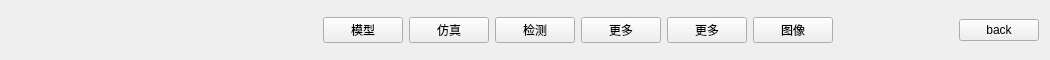
<?xml version="1.0" encoding="UTF-8"?>
<ui version="4.0">
 <class>BottomWidget</class>
 <widget class="QWidget" name="BottomWidget">
  <property name="geometry">
   <rect>
    <x>0</x>
    <y>0</y>
    <width>1044</width>
    <height>60</height>
   </rect>
  </property>
  <property name="windowTitle">
   <string notr="true">Form</string>
  </property>
  <layout class="QHBoxLayout" name="horizontalLayout">
   <property name="topMargin">
    <number>5</number>
   </property>
   <property name="bottomMargin">
    <number>5</number>
   </property>
   <item>
    <widget class="MySwitchWidget" name="widget" native="true">
     <property name="minimumSize">
      <size>
       <width>150</width>
       <height>50</height>
      </size>
     </property>
    </widget>
   </item>
   <item>
    <widget class="MySwitchWidget" name="widget_2" native="true">
     <property name="minimumSize">
      <size>
       <width>150</width>
       <height>50</height>
      </size>
     </property>
    </widget>
   </item>
   <item>
    <spacer name="horizontalSpacer_2">
     <property name="orientation">
      <enum>Qt::Horizontal</enum>
     </property>
     <property name="sizeHint" stdset="0">
      <size>
       <width>40</width>
       <height>20</height>
      </size>
     </property>
    </spacer>
   </item>
   <item>
    <widget class="QPushButton" name="ipcClassBtn">
     <property name="focusPolicy">
      <enum>Qt::NoFocus</enum>
     </property>
     <property name="styleSheet">
      <string notr="true"/>
     </property>
     <property name="text">
      <string notr="true">模型</string>
     </property>
    </widget>
   </item>
   <item>
    <widget class="QPushButton" name="simulateBtn">
     <property name="focusPolicy">
      <enum>Qt::NoFocus</enum>
     </property>
     <property name="styleSheet">
      <string notr="true"/>
     </property>
     <property name="text">
      <string notr="true">仿真</string>
     </property>
    </widget>
   </item>
   <item>
    <widget class="QPushButton" name="vavletest">
     <property name="focusPolicy">
      <enum>Qt::NoFocus</enum>
     </property>
     <property name="styleSheet">
      <string notr="true"/>
     </property>
     <property name="text">
      <string notr="true">检测</string>
     </property>
    </widget>
   </item>
   <item>
    <widget class="QPushButton" name="moreBtn">
     <property name="focusPolicy">
      <enum>Qt::NoFocus</enum>
     </property>
     <property name="styleSheet">
      <string notr="true"/>
     </property>
     <property name="text">
      <string notr="true">更多</string>
     </property>
    </widget>
   </item>
   <item>
    <widget class="QPushButton" name="moreBtn_2">
     <property name="focusPolicy">
      <enum>Qt::NoFocus</enum>
     </property>
     <property name="styleSheet">
      <string notr="true"/>
     </property>
     <property name="text">
      <string notr="true">更多</string>
     </property>
    </widget>
   </item>
   <item>
    <widget class="QPushButton" name="imgPageCut">
     <property name="text">
      <string notr="true">图像</string>
     </property>
    </widget>
   </item>
   <item>
    <widget class="QWidget" name="widget_3" native="true">
     <property name="minimumSize">
      <size>
       <width>200</width>
       <height>50</height>
      </size>
     </property>
     <layout class="QHBoxLayout" name="horizontalLayout_2">
      <property name="topMargin">
       <number>0</number>
      </property>
      <property name="rightMargin">
       <number>0</number>
      </property>
      <property name="bottomMargin">
       <number>0</number>
      </property>
      <item>
       <spacer name="horizontalSpacer_3">
        <property name="orientation">
         <enum>Qt::Horizontal</enum>
        </property>
        <property name="sizeHint" stdset="0">
         <size>
          <width>40</width>
          <height>20</height>
         </size>
        </property>
       </spacer>
      </item>
      <item>
       <widget class="QPushButton" name="backBtn">
        <property name="styleSheet">
         <string notr="true"/>
        </property>
        <property name="text">
         <string notr="true">back</string>
        </property>
       </widget>
      </item>
     </layout>
    </widget>
   </item>
  </layout>
 </widget>
 <customwidgets>
  <customwidget>
   <class>MySwitchWidget</class>
   <extends>QWidget</extends>
   <header location="global">mysortwidget/myswitchwidget.h</header>
   <container>1</container>
  </customwidget>
 </customwidgets>
 <resources/>
 <connections/>
</ui>
